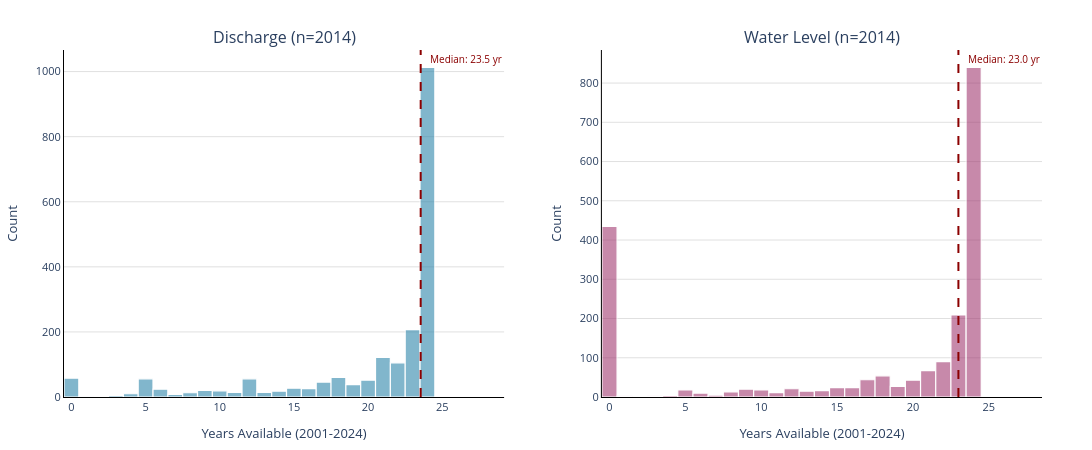

The code cell stored with this chart in its notebook:
### Code cell
import plotly.graph_objects as go
from plotly.subplots import make_subplots
import numpy as np

# Create subplots
fig = make_subplots(
    rows=1, cols=2,
    subplot_titles=[f'Discharge (n={meta1h["q_years"].notna().sum()})', 
                    f'Water Level (n={meta1h["w_years"].notna().sum()})']
)

# Define colors
colors = ['#2E86AB', '#A23B72']
titles = ['q_years', 'w_years']

for i, (col, color) in enumerate(zip(titles, colors), start=1):
    data = meta1h[col].dropna()
    
    # Add histogram
    fig.add_trace(
        go.Histogram(
            x=data,
            nbinsx=25,
            marker=dict(color=color, opacity=0.6, line=dict(color='white', width=1.2)),
            name=col.replace('_', ' ').title(),
            showlegend=False
        ),
        row=1, col=i
    )
    
    # Add median line
    median_val = data.median()
    fig.add_vline(
        x=median_val,
        line=dict(color='darkred', dash='dash', width=2),
        row=1, col=i,
        annotation=dict(
            text=f'Median: {median_val:.1f} yr',
            font=dict(size=10, color='darkred'),
            showarrow=False,
            xanchor='left',
            yanchor='top',
            x=median_val + 0.5,
            y=1.0,
            yref='paper'
        )
    )

# Update layout
fig.update_xaxes(title_text='Years Available (2001-2024)', row=1, col=1)
fig.update_xaxes(title_text='Years Available (2001-2024)', row=1, col=2)
fig.update_yaxes(title_text='Count', row=1, col=1)
fig.update_yaxes(title_text='Count', row=1, col=2)

fig.update_layout(
    height=450,
    width=1200,
    showlegend=False,
    plot_bgcolor='white',
    font=dict(size=11),
    title_font=dict(size=12, family='Arial, sans-serif'),
    margin=dict(t=50, b=50, l=50, r=50)
)

# Update axes styling
fig.update_xaxes(showgrid=False, showline=True, linewidth=1, linecolor='black')
fig.update_yaxes(showgrid=True, gridwidth=0.7, gridcolor='lightgray', showline=True, linewidth=1, linecolor='black')

fig.show()

### Figure 1 — Plotly figure (JSON) as saved in the notebook; plotly's stock layout.template omitted (floating-point values rounded to 4 significant figures; data arrays with more than 128 entries replaced by an {"elided": "..."} marker saying what was removed)
{"data": [{"marker": {"color": "#2E86AB", "line": {"color": "white", "width": 1.2}, "opacity": 0.6}, "name": "Q Years", "nbinsx": 25, "showlegend": false, "type": "histogram", "x": {"elided": "2014 float values"}, "xaxis": "x", "yaxis": "y"}, {"marker": {"color": "#A23B72", "line": {"color": "white", "width": 1.2}, "opacity": 0.6}, "name": "W Years", "nbinsx": 25, "showlegend": false, "type": "histogram", "x": {"elided": "2014 float values"}, "xaxis": "x2", "yaxis": "y2"}], "layout": {"annotations": [{"font": {"size": 16}, "showarrow": false, "text": "Discharge (n=2014)", "x": 0.225, "xanchor": "center", "xref": "paper", "y": 1, "yanchor": "bottom", "yref": "paper"}, {"font": {"size": 16}, "showarrow": false, "text": "Water Level (n=2014)", "x": 0.775, "xanchor": "center", "xref": "paper", "y": 1, "yanchor": "bottom", "yref": "paper"}, {"font": {"color": "darkred", "size": 10}, "showarrow": false, "text": "Median: 23.5 yr", "x": 24.05, "xanchor": "left", "xref": "x", "y": 1, "yanchor": "top", "yref": "y domain"}, {"font": {"color": "darkred", "size": 10}, "showarrow": false, "text": "Median: 23.0 yr", "x": 23.49, "xanchor": "left", "xref": "x2", "y": 1, "yanchor": "top", "yref": "y2 domain"}], "font": {"size": 11}, "height": 450, "margin": {"b": 50, "l": 50, "r": 50, "t": 50}, "plot_bgcolor": "white", "shapes": [{"line": {"color": "darkred", "dash": "dash", "width": 2}, "type": "line", "x0": 23.55, "x1": 23.55, "xref": "x", "y0": 0, "y1": 1, "yref": "y domain"}, {"line": {"color": "darkred", "dash": "dash", "width": 2}, "type": "line", "x0": 22.99, "x1": 22.99, "xref": "x2", "y0": 0, "y1": 1, "yref": "y2 domain"}], "showlegend": false, "title": {"font": {"family": "Arial, sans-serif", "size": 12}}, "width": 1200, "xaxis": {"anchor": "y", "domain": [0, 0.45], "linecolor": "black", "linewidth": 1, "showgrid": false, "showline": true, "title": {"text": "Years Available (2001-2024)"}}, "xaxis2": {"anchor": "y2", "domain": [0.55, 1], "linecolor": "black", "linewidth": 1, "showgrid": false, "showline": true, "title": {"text": "Years Available (2001-2024)"}}, "yaxis": {"anchor": "x", "domain": [0, 1], "gridcolor": "lightgray", "gridwidth": 0.7, "linecolor": "black", "linewidth": 1, "showgrid": true, "showline": true, "title": {"text": "Count"}}, "yaxis2": {"anchor": "x2", "domain": [0, 1], "gridcolor": "lightgray", "gridwidth": 0.7, "linecolor": "black", "linewidth": 1, "showgrid": true, "showline": true, "title": {"text": "Count"}}}}
